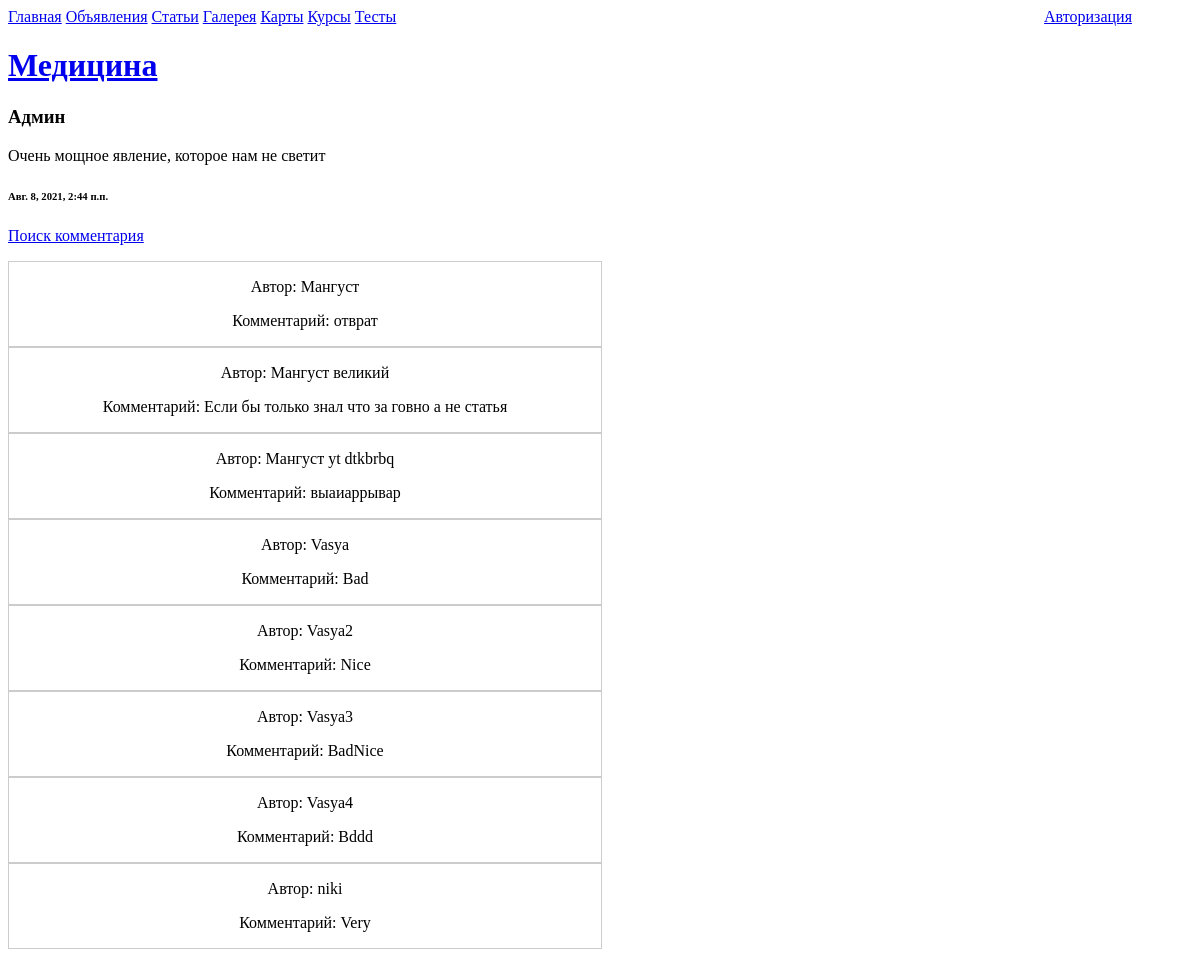
Page /blog/2 on the earlier database version.
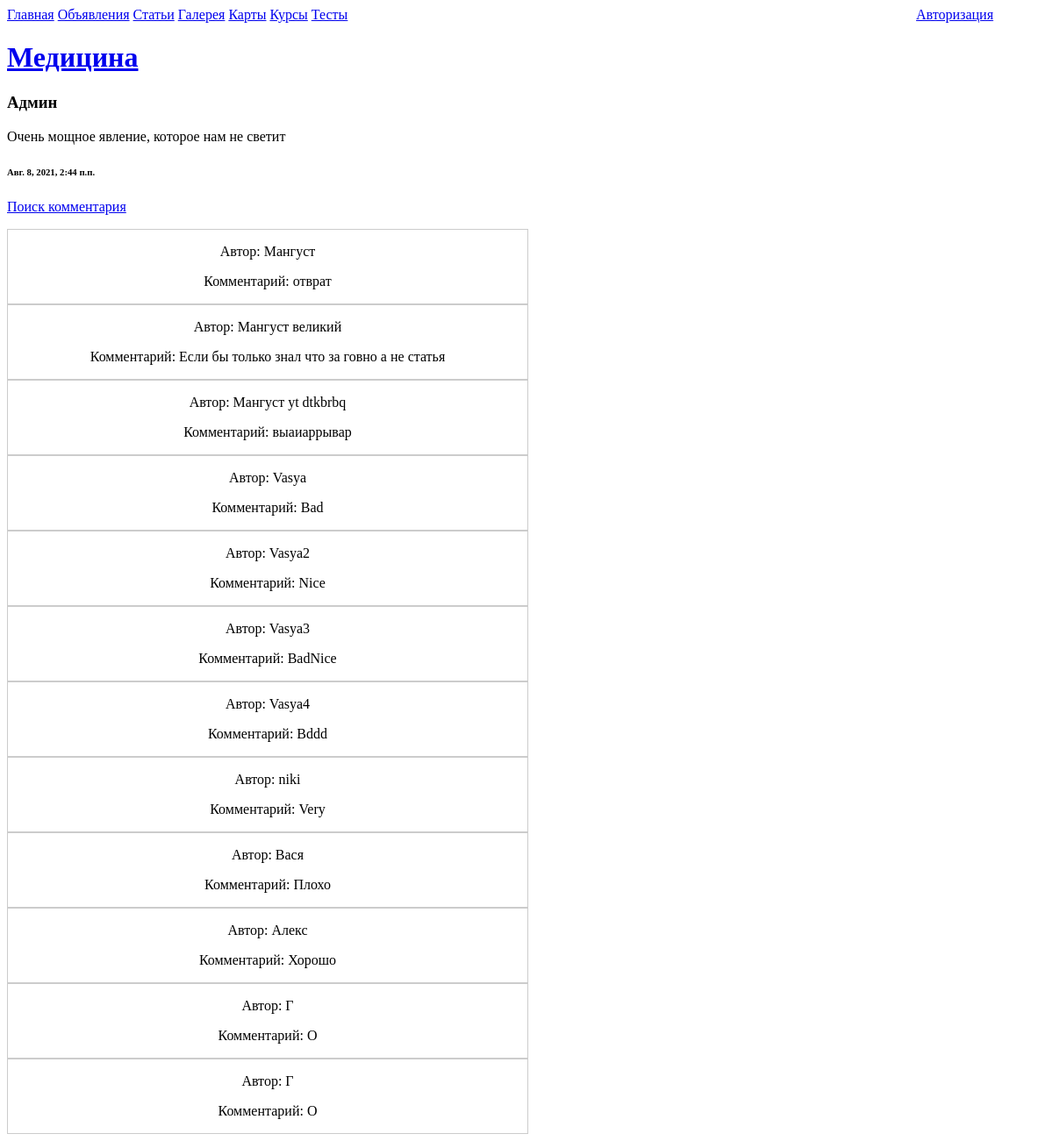
Same page on the later database version.
### MySyte/apps/blog/models.py (models this page shows, shortened)
class Blog_comments(models.Model):
	name = models.CharField('Имя автора', max_length=100)
	comment = models.TextField('комментарий')
	date = models.DateTimeField('Дата', auto_now_add=True)
	article = models.ForeignKey(Blog_articles, on_delete=models.CASCADE, null=True, verbose_name='Статья')
	class Meta:
		verbose_name = 'Комментарий'
		verbose_name_plural = 'Комментарии'

### MySyte/apps/blog/views.py (the view)
# urls.py: path('<int:pk>', views.Blog_article.as_view(), name='article'),
class Blog_article(DetailView):
	model = Blog_articles
	template_name = 'blog/article.html'	#Можно не использовать, упростил для теста
	context_object_name = 'article'
	def get_context_data(self, **kwargs):
		context = super().get_context_data(**kwargs)
		article = Blog_articles.objects.get(pk=context['object'].pk)
		comments = Blog_comments.objects.filter(article=article)
		context['comments'] = comments
		return context

### MySyte/templates/blog/article.html (shortened to what this page needs)
{% extends 'base.html' %}
{% load static %}
{% block body %}
	{% if article %}
		<a href="{% url 'blog:update' article.pk %}"><h1>{{article.title}}</h1></a>
		<h3>{{article.autor}}</h3>
		<p>{{article.articles}}</p>
		<h6>{{article.date}}</h6>
	{% endif %}
	<p><a href="{% url 'blog:comment_searh' %}">Поиск комментария</a></p>
	{% if comments %}
		{% for comment in comments %}
		<div style="border: 1px solid #ccc; width: 50%; text-align: center;">
			<p>Автор: {{comment.name}}</p>
			<p>Комментарий: {{comment.comment}}</p>
		</div>
		{% endfor %}
	{% endif %}
{% endblock %}

Differences in the rows shown:
added Blog_comments: name "Вася", comment "Плохо"
added Blog_comments: name "Алекс", comment "Хорошо"
added Blog_comments: name "Г", comment "О"
added Blog_comments: name "Г", comment "О"
